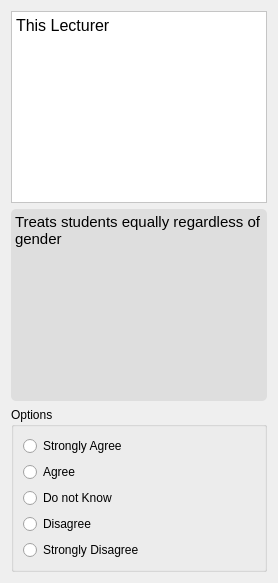
                   <widget class="QWidget" name="page_48">
                    <layout class="QVBoxLayout" name="verticalLayout_136">
                     <item>
                      <widget class="QTextBrowser" name="textBrowser_103">
                       <property name="styleSheet">
                        <string notr="true">background-color: rgb(255, 255, 255);</string>
                       </property>
                       <property name="html">
                        <string>&lt;!DOCTYPE HTML PUBLIC &quot;-//W3C//DTD HTML 4.0//EN&quot; &quot;http://www.w3.org/TR/REC-html40/strict.dtd&quot;&gt;
&lt;html&gt;&lt;head&gt;&lt;meta name=&quot;qrichtext&quot; content=&quot;1&quot; /&gt;&lt;style type=&quot;text/css&quot;&gt;
p, li { white-space: pre-wrap; }
&lt;/style&gt;&lt;/head&gt;&lt;body style=&quot; font-family:'Comic Sans MS'; font-size:10pt; font-weight:400; font-style:normal;&quot;&gt;
&lt;p style=&quot; margin-top:0px; margin-bottom:0px; margin-left:0px; margin-right:0px; -qt-block-indent:0; text-indent:0px;&quot;&gt;&lt;span style=&quot; font-family:'consolas'; font-size:12pt;&quot;&gt;This Lecturer&lt;/span&gt;&lt;/p&gt;&lt;/body&gt;&lt;/html&gt;</string>
                       </property>
                      </widget>
                     </item>
                     <item>
                      <widget class="QTextBrowser" name="textBrowser_104">
                       <property name="styleSheet">
                        <string notr="true">background-color: rgb(222, 222, 222);
border-radius: 5px;</string>
                       </property>
                       <property name="html">
                        <string>&lt;!DOCTYPE HTML PUBLIC &quot;-//W3C//DTD HTML 4.0//EN&quot; &quot;http://www.w3.org/TR/REC-html40/strict.dtd&quot;&gt;
&lt;html&gt;&lt;head&gt;&lt;meta name=&quot;qrichtext&quot; content=&quot;1&quot; /&gt;&lt;style type=&quot;text/css&quot;&gt;
p, li { white-space: pre-wrap; }
&lt;/style&gt;&lt;/head&gt;&lt;body style=&quot; font-family:'Comic Sans MS'; font-size:10pt; font-weight:400; font-style:normal;&quot;&gt;
&lt;p style=&quot; margin-top:0px; margin-bottom:0px; margin-left:0px; margin-right:0px; -qt-block-indent:0; text-indent:0px;&quot;&gt;&lt;span style=&quot; font-family:'consolas'; font-size:11pt;&quot;&gt;Treats students equally regardless of gender&lt;/span&gt;&lt;/p&gt;&lt;/body&gt;&lt;/html&gt;</string>
                       </property>
                      </widget>
                     </item>
                     <item>
                      <widget class="QGroupBox" name="groupBox_36">
                       <property name="styleSheet">
                        <string notr="true">QRadionButton:{
	font: 10pt &quot;Comic Sans MS&quot;;
}</string>
                       </property>
                       <property name="title">
                        <string>Options</string>
                       </property>
                       <property name="flat">
                        <bool>false</bool>
                       </property>
                       <layout class="QVBoxLayout" name="verticalLayout_137">
                        <item>
                         <layout class="QVBoxLayout" name="verticalLayout_138">
                          <item>
                           <widget class="QRadioButton" name="radioButton_10_6">
                            <property name="styleSheet">
                             <string notr="true"/>
                            </property>
                            <property name="text">
                             <string>Strongly Agree</string>
                            </property>
                           </widget>
                          </item>
                          <item>
                           <widget class="QRadioButton" name="radioButton_10_7">
                            <property name="text">
                             <string>Agree</string>
                            </property>
                           </widget>
                          </item>
                          <item>
                           <widget class="QRadioButton" name="radioButton_10_8">
                            <property name="text">
                             <string>Do not Know</string>
                            </property>
                           </widget>
                          </item>
                          <item>
                           <widget class="QRadioButton" name="radioButton_10_9">
                            <property name="text">
                             <string>Disagree</string>
                            </property>
                           </widget>
                          </item>
                          <item>
                           <widget class="QRadioButton" name="radioButton_10_10">
                            <property name="text">
                             <string>Strongly Disagree</string>
                            </property>
                           </widget>
                          </item>
                         </layout>
                        </item>
                       </layout>
                      </widget>
                     </item>
                    </layout>
                   </widget>
